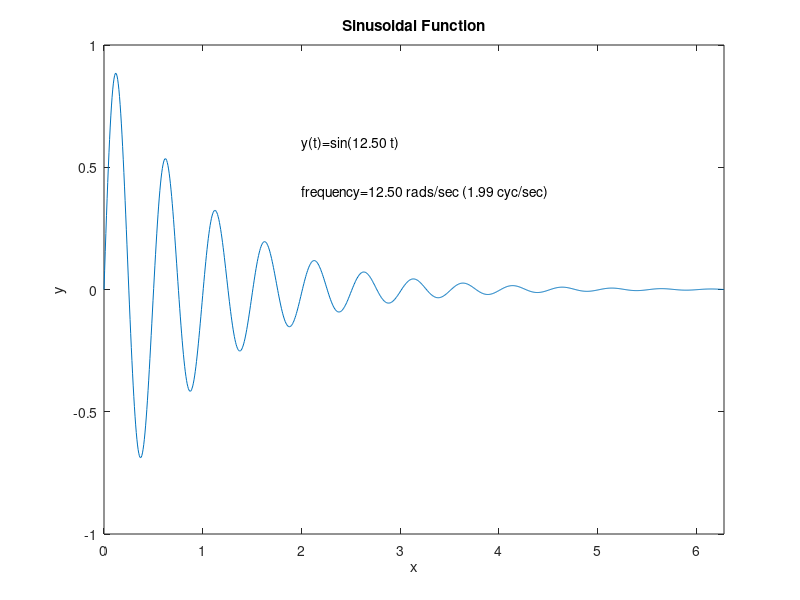

Reproduce this figure in MATLAB.
% Script file (sinmovie.m) to plot an animation of a sin function with increasing
% frequency.
%                                 
% Author?
% Date?
 
clear;close all;clc
 
t=linspace(0,2*pi,1000);
count=1;
figure
 
for freqrps=.1:.1:4*pi
          y=sin(freqrps*t).*exp(-t);
          plot(t,y);
          xlabel('x');
          ylabel('y');
          axis([0,2*pi,-1,1])
          S1=sprintf('y(t)=sin(%.2f t)',freqrps);
          text(2,.6,S1)
          freqcps=freqrps/(2*pi);
          S2=sprintf('frequency=%.2f rads/sec (%.2f cyc/sec)',freqrps,freqcps);
          text(2,.4,S2)
          title('Sinusoidal Function');
          M(count)=getframe;
          count=count+1;
end
 
%movie(M,0);